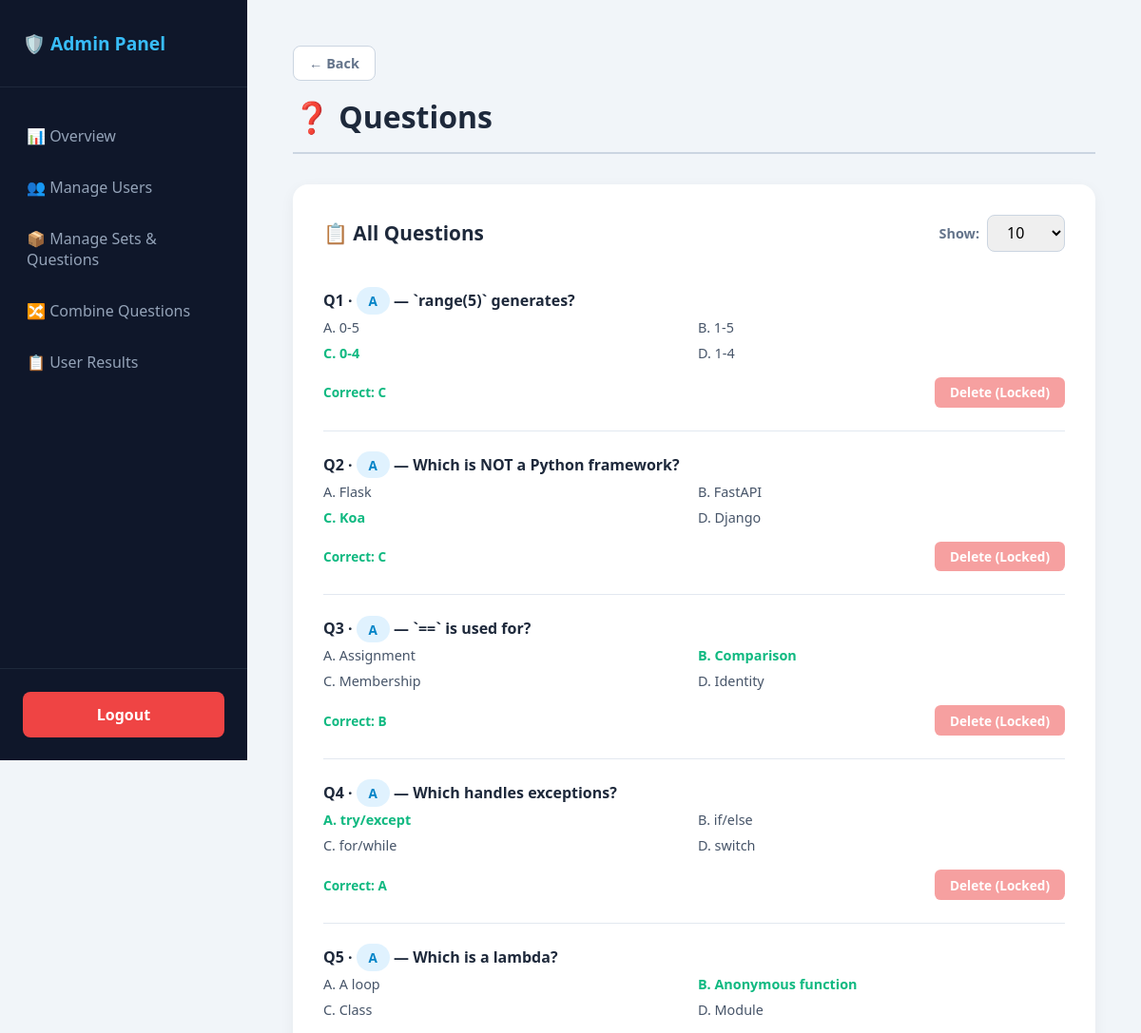
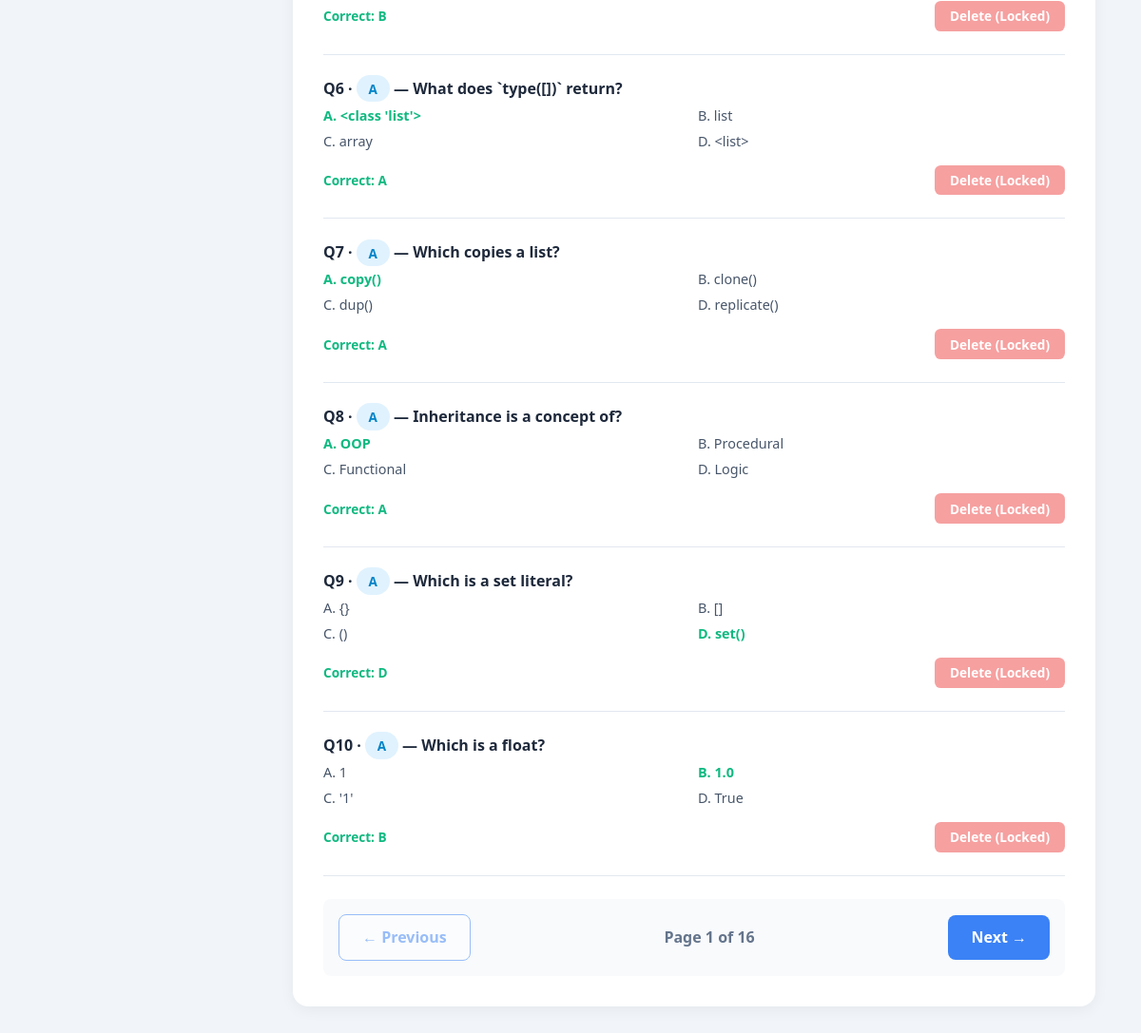
The page /admin/questions (signed in) on the database its author committed (2 pictures, top to bottom).
### tables this page shows
CREATE TABLE questions (
            id INTEGER PRIMARY KEY AUTOINCREMENT,
            set_name TEXT NOT NULL,
            question TEXT NOT NULL,
            option_a TEXT NOT NULL,
            option_b TEXT NOT NULL,
            option_c TEXT NOT NULL,
            option_d TEXT NOT NULL,
            correct_option TEXT NOT NULL
        );

### app.py (the view)
@app.route("/admin/questions")
def admin_questions():
    if not session.get("is_admin"): return redirect(url_for("login"))
    filter_set = request.args.get("set", "").strip()
    conn = get_db()
    if filter_set:
        questions = conn.execute("""
            SELECT MIN(id) as id,
                   GROUP_CONCAT(DISTINCT set_name) as set_name,
                   question, option_a, option_b, option_c, option_d, correct_option
            FROM questions
            WHERE set_name = ?
            GROUP BY LOWER(TRIM(question))
            ORDER BY id
        """, (filter_set,)).fetchall()
    else:
        questions = conn.execute("""
            SELECT MIN(id) as id,
                   GROUP_CONCAT(DISTINCT set_name) as set_name,
                   question, option_a, option_b, option_c, option_d, correct_option
            FROM questions
            GROUP BY LOWER(TRIM(question))
            ORDER BY set_name, id
        """).fetchall()
    conn.close()
    return render_template("admin_questions.html", page="questions", questions=questions, sets=get_all_sets(), selected_set=filter_set)

### app.py (called while the page is built)
def get_db():
    conn = sqlite3.connect(DB_NAME)
    conn.row_factory = sqlite3.Row
    return conn

def get_all_sets():
    conn = get_db()
    rows = conn.execute("""
        SELECT s.name, s.description, s.question_count, s.duration_minutes,
               (SELECT COUNT(DISTINCT LOWER(TRIM(question))) FROM questions q WHERE q.set_name = s.name) AS qcount
        FROM sets s ORDER BY s.name
    """).fetchall()
    conn.close()
    return rows

### templates/admin_questions.html (shortened to what this page needs)
{% extends "admin_base.html" %}
{% block content %}
<h1 class="page-title">❓ Questions {% if selected_set %}· Set {{ selected_set }}{% endif %}</h1>
<div class="card">
  <div style="display: flex; justify-content: space-between; align-items: center; margin-bottom: 1rem;">
    <h3 style="margin-bottom: 0;">📋 All Questions</h3>
    <div style="display: flex; align-items: center; gap: 0.5rem;">
      <label style="font-size: 0.9rem; color: #64748b; font-weight: 600;">Show:</label>
      <select id="pageSizeSelect" onchange="changePageSize()" style="width: auto; padding: 0.4rem 1rem; margin-bottom: 0; border-radius: 0.5rem; border: 1px solid #cbd5e1;">
        <option value="10" selected>10</option>
      </select>
    </div>
  </div>
  {% if questions %}
    {% for q in questions %}
    <div class="question-row" style="border-bottom: 1px solid #e2e8f0; padding: 1.5rem 0;">
      <div style="font-weight:600; color:#1e293b; margin-bottom:0.5rem;">
        Q{{ loop.index }} · <span class="badge" style="background:#e0f2fe; color:#0284c7;">{{ q.set_name }}</span> — {{ q.question }}
      </div>
      <div style="display:grid; grid-template-columns:1fr 1fr; gap:0.5rem; font-size:0.9rem; color:#475569; margin-bottom:1rem;">
        <div class="{{ 'correct-text' if q.correct_option == 'A' else '' }}">A. {{ q.option_a }}</div>
        <div class="{{ 'correct-text' if q.correct_option == 'B' else '' }}">B. {{ q.option_b }}</div>
        <div class="{{ 'correct-text' if q.correct_option == 'C' else '' }}">C. {{ q.option_c }}</div>
        <div class="{{ 'correct-text' if q.correct_option == 'D' else '' }}">D. {{ q.option_d }}</div>
      </div>
      <div style="display:flex; justify-content:space-between; align-items:center;">
        <span style="font-size:0.85rem; font-weight:600; color:#10b981;">Correct: {{ q.correct_option }}</span>
        <form method="POST" action="{{ url_for('delete_question', qid=q.id) }}" onsubmit="return confirm('Deletion is disabled to protect permanent data.');">
          <button type="submit" class="btn btn-danger btn-sm" disabled style="opacity: 0.5; cursor: not-allowed;">Delete (Locked)</button>
        </form>
      </div>
    </div>
    {% endfor %}
  {% else %}
    <p style="color:#64748b; text-align: center; padding: 3rem;">No questions in this set yet. Use the form above to add one!</p>
  {% endif %}
  <div id="pagination-controls" style="display: flex; justify-content: space-between; align-items: center; margin-top: 1.5rem; background: #f8fafc; padding: 1rem; border-radius: 0.5rem;">
    <button type="button" class="btn btn-outline" id="prevBtn" onclick="changePage(-1)">← Previous</button>
    <div style="font-weight: 600; color: #64748b;">Page <span id="pageNum">1</span> of <span id="totalPages">1</span></div>
    <button type="button" class="btn" id="nextBtn" onclick="changePage(1)">Next →</button>
  </div>
</div>
{% endblock %}

### templates/admin_base.html (style rules this page uses)
* { box-sizing: border-box; margin: 0; padding: 0; font-family: system-ui, sans-serif; }
body { display: flex; min-height: 100vh; background: #f1f5f9; }
.page-title { font-size: 2rem; color: #1e293b; margin-bottom: 2rem; border-bottom: 2px solid #cbd5e1; padding-bottom: 1rem; }
.card { background: white; border-radius: 1rem; padding: 2rem; box-shadow: 0 4px 15px rgba(0,0,0,0.05); margin-bottom: 1.5rem; }
.card h3 { color: #1e293b; margin-bottom: 1.5rem; font-size: 1.3rem; }
.btn { background: #3b82f6; color: white; border: none; padding: 0.8rem 1.5rem; border-radius: 0.5rem; font-size: 1rem; font-weight: 600; cursor: pointer; text-decoration: none; display: inline-block; }
.btn-danger { background: #ef4444; }
.btn-outline { background: white; color: #3b82f6; border: 1.5px solid #3b82f6; }
.btn-sm { padding: 0.4rem 1rem; font-size: 0.85rem; border-radius: 0.4rem; }
input[type="text"], input[type="number"], select { width: 100%; padding: 0.8rem 1rem; margin-bottom: 1rem; border-radius: 0.5rem; border: 1px solid #cbd5e1; font-size: 1rem; }
.badge { background: #e0f2fe; color: #0284c7; padding: 0.3rem 0.8rem; border-radius: 1rem; font-size: 0.85rem; font-weight: 600; }

### templates/admin_questions.html (style rules this page uses)
.correct-text { color: #10b981 !important; font-weight: 700; }

### rows shown on the page
questions: set_name "A", question "`range(5)` generates?", option_a "0-5", option_b "1-5", option_c "0-4", option_d "1-4", correct_option "C"
questions: set_name "A", question "Which is NOT a Python framework?", option_a "Flask", option_b "FastAPI", option_c "Koa", option_d "Django", correct_option "C"
questions: set_name "A", question "`==` is used for?", option_a "Assignment", option_b "Comparison", option_c "Membership", option_d "Identity", correct_option "B"
questions: set_name "A", question "Which handles exceptions?", option_a "try/except", option_b "if/else", option_c "for/while", option_d "switch", correct_option "A"
questions: set_name "A", question "Which is a lambda?", option_a "A loop", option_b "Anonymous function", option_c "Class", option_d "Module", correct_option "B"
questions: set_name "A", question "What does `type([])` return?", option_a "<class 'list'>", option_b "list", option_c "array", option_d "<list>", correct_option "A"
questions: set_name "A", question "Which copies a list?", option_a "copy()", option_b "clone()", option_c "dup()", option_d "replicate()", correct_option "A"
questions: set_name "A", question "Inheritance is a concept of?", option_a "OOP", option_b "Procedural", option_c "Functional", option_d "Logic", correct_option "A"
questions: set_name "A", question "Which is a set literal?", option_a "{}", option_b "[]", option_c "()", option_d "set()", correct_option "D"
questions: set_name "A", question "Which is a float?", option_a "1", option_b "1.0", option_c "'1'", option_d "True", correct_option "B"
